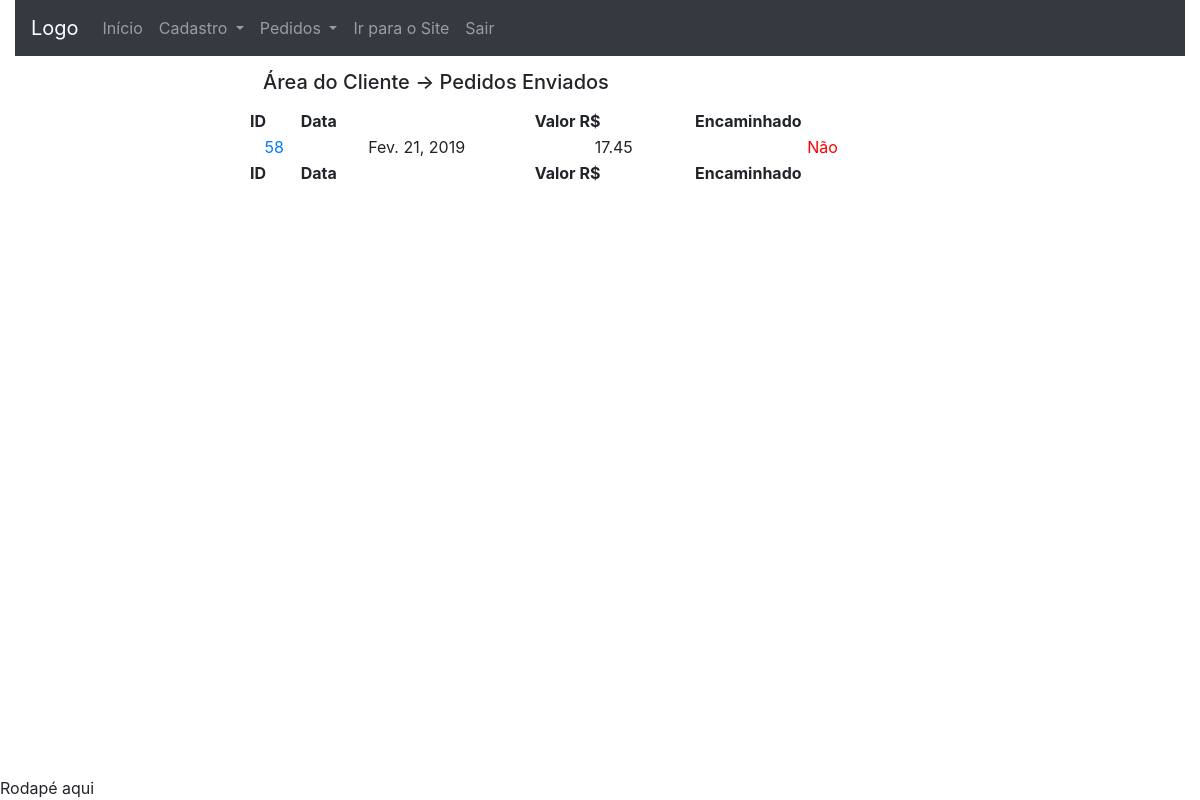
The page /area_do_cliente/my_orders/ (signed in) on the database its author committed.
### checkout/models.py (models this page shows, shortened)
class Order(models.Model):
	date = models.DateField(default=date.today, editable=False)
	value = models.DecimalField('Valor R$', max_digits=10,
		decimal_places=2, default=0)
	user = models.ForeignKey(User, on_delete=models.CASCADE,
		null=True, blank=True)
	delivery_address_is_the_same = models.BooleanField(
		verbose_name='Entregar no endereço cadastrado',
		default=True,
		blank=True)
	logradouro = models.CharField('Rua/Avenida', max_length=100,
		null=True, blank=True, default='')
	numero = models.CharField('Número', max_length=100,
		null=True, blank=True, default='')
	cep = models.CharField('CEP', max_length=10, null=True,
		blank=True, default='')
	complemento = models.CharField('Complamento', max_length=100,
		null=True, blank=True, default='')
	bairro = models.CharField('Bairro', max_length=100, null=True,
		blank=True, default='')
	cidade = models.CharField('Cidade', max_length=100, null=True,
		blank=True, default='')
	estado = models.CharField('Estado', max_length=100, null=True,
		blank=True, default='')
	transaction_id = models.CharField('ID da transação', max_length=100,
		null=True, blank=True)
	status_order = models.CharField('Status do Pedido', max_length=10,
		choices=STATUS_ORDER, default='A')
	status_pg = models.CharField('Status PagSeguro', max_length=10,
		choices=STATUS_PAGSEGURO, null=True, blank=True)
	sended = models.BooleanField(
		verbose_name='Enviado',
		default=False,
		blank=True)
	forwarded = models.BooleanField(
		verbose_name='Encaminhado',
		default=False,
		blank=True)
	money = models.DecimalField('Dinheiro R$', max_digits=10,
		decimal_places=2, default=0)
	class Meta:
		verbose_name = 'Pedido'
		verbose_name_plural = 'Pedidos'
		ordering = ['date']
	objects = models.Manager() # The default manager.
	orderManager = OrderManager()

### dashboard_client/views.py (the view)
# urls.py: path('my_orders/', views.my_orders,
@login_required
def my_orders(request):
	sended_orders = Order.objects.filter(user__id=request.user.id)
	context = {
		'sended_orders': sended_orders,
	}
	return render(request, 'dashboard_client/my_orders.html',
		context)

### dashboard_client/templatetags/dc_tags.py (called while the page is built)
@register.simple_tag
def forwarded(value):
	if value:
		return "Sim"
	else:
		return "Não"

### dashboard_client/templates/dashboard_client/my_orders.html (shortened to what this page needs)
{% extends 'dashboard_client/base.html' %}
{% load widget_tweaks %}
{% load dc_tags %}
{% block conteudo %}
<div class="panel panel-default table-two-column panel-large">
	{% block dashboard_title %}
	<div class="panel-heading" style="margin: 2%;">
		<h5>Área do Cliente -> Pedidos Enviados </h5>
	</div>
	{% endblock %}
	<div class="panel-body">
		 <table id="table" class="display" cellspacing="0"
		        width="100%">
		    <thead>
		      <tr>
		        <th>ID</th>
		        <th>Data</th>
		        <th>Valor R$</th>
		        <th>Encaminhado</th>
		      </tr>
		    </thead>
		    <tfoot>
		      <tr>
		        <th>ID</th>
		        <th>Data</th>
		        <th>Valor R$</th>
		        <th>Encaminhado</th>
		      </tr>
		    </tfoot>
		    <tbody>
				{% for order in sended_orders %}
				<tr>
					<td style="text-align: center;">
						<a href="{% url 'dashboard_client:order_detail' order.id %}"
						title="Detalhes do pedido">
					  	{{ order.id }}
						</a>
					</td>
					<td style="text-align: center;">
						{{ order.date }}
					</td>
					<td style="text-align: center;">
						{{ order.value }}
					</td>
					<td style="text-align: center;
					{% if order.forwarded %} color: blue
					{% else %}color: red{% endif %}">
						{% forwarded order.forwarded %}
					</td>
				</tr>
				{% endfor %}
		    </tbody>
		  </table>
	</div>
</div>
{% endblock %}

### core/static/core/css/core.css (style rules this page uses)
.table-two-column { margin: auto; width: 60%; }

### rows shown on the page
Order: id "58", date "Fev. 21, 2019", value "17.45", forwarded "Não"
